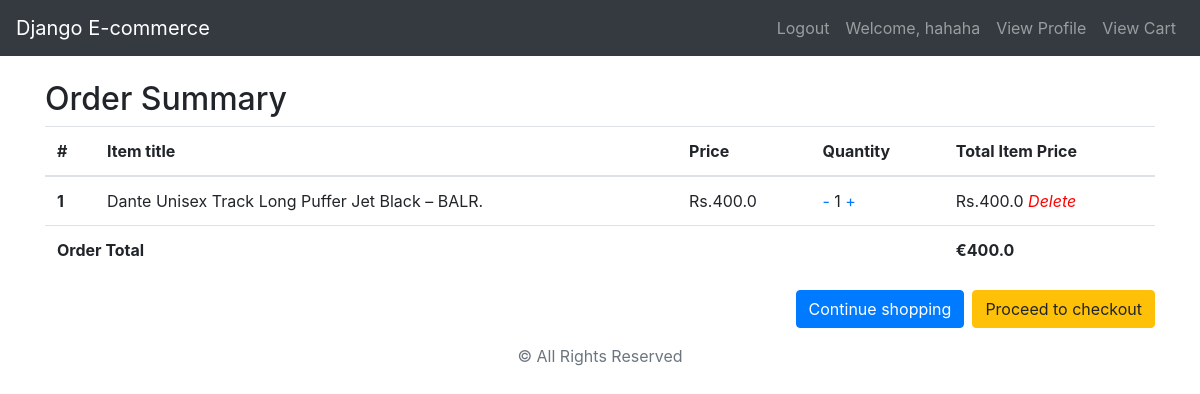
/order-summary/ (signed in), run on the app's committed database.
### store/models.py (models this page shows, shortened)
class OrderProduct(models.Model):
    user = models.ForeignKey(settings.AUTH_USER_MODEL,
                             on_delete=models.CASCADE)
    ordered = models.BooleanField(default=False)
    product = models.ForeignKey(Product, on_delete=models.CASCADE)
    quantity = models.IntegerField(default=1)
    def get_total_item_price(self):
        return self.quantity * self.product.price

class Product(models.Model):
    retailer_sku = models.CharField(max_length=200)
    category = models.CharField(max_length=200)
    description = models.CharField(max_length=200)
    care = models.CharField(max_length=200)
    name = models.CharField(max_length=200)
    brand = models.CharField(max_length=200)
    market = models.CharField(max_length=200)
    retailer = models.CharField(max_length=200)
    gender = models.CharField(max_length=200)
    image_urls = models.CharField(max_length=200)
    price = models.FloatField()
    discount_price = models.FloatField()
    slug = models.SlugField()

class Order(models.Model):
    user = models.ForeignKey(settings.AUTH_USER_MODEL, on_delete=models.CASCADE)
    ordered = models.BooleanField(default=False)
    products = models.ManyToManyField(OrderProduct)
    billing_address = models.ForeignKey('BillingAddress', on_delete=models.SET_NULL, blank=True, null=True)
    payment = models.ForeignKey('Payment', on_delete=models.SET_NULL, blank=True, null=True)
    def get_total(self):
        total = 0
        for order_item in self.products.all():
            total += order_item.get_total_item_price()
        return total

### store/views.py (the view)
# urls.py: path('order-summary/', views.OrderSummaryView.as_view(), name='order-summary'),
class OrderSummaryView(LoginRequiredMixin, View):
    def get(self, *args, **kwargs):
        try:
            order = Order.objects.get(user=self.request.user, ordered=False)
            context = {
                'object': order
            }
            return render(self.request, 'store/order_summary.html', context)
        except ObjectDoesNotExist:
            messages.warning(self.request, "You do not have an active order")
            return redirect("/")

### store/templates/store/order_summary.html
{% extends "store/base.html" %}
{% block content %}
    <main>
    <div class="container mt-4">
    <div class="table-responsive text-nowrap">
    <h2>Order Summary</h2>
    <table class="table">
        <thead>
        <tr>
            <th scope="col">#</th>
            <th scope="col">Item title</th>
            <th scope="col">Price</th>
            <th scope="col">Quantity</th>
            <th scope="col">Total Item Price</th>
        </tr>
        </thead>
        <tbody>
        {% for order_item in object.products.all %}
        <tr>
            <th scope="row">{{ forloop.counter }}</th>
            <td>{{ order_item.product.name }}</td>
            <td>Rs.{{ order_item.product.price }}</td>
            <td>
                <a href="{% url 'remove-single-item-from-cart' order_item.product.slug %}">-</a>
                {{ order_item.quantity }}
                <a href="{% url 'add-to-cart' order_item.product.slug %}">+</a>
            </td>
            <td>
                Rs.{{ order_item.get_total_item_price }}
            <a style='color: red;' href="{% url 'remove-from-cart' order_item.product.slug %}">
                <i class="bi bi-trash">Delete</i>
            </a>
            </td>
        </tr>
        {% endfor %}
        {% if object.get_total %}
        <tr>
            <td colspan="4"><b>Order Total</b></td>
            <td><b>€{{ object.get_total }}</b></td>
        </tr>
        {% endif %}
        </tbody>
    </table>
        <a class='btn btn-warning float-right ml-2' href='/checkout/'>Proceed to checkout</a>
        <a class='btn btn-primary float-right' href='/'>Continue shopping</a>
    </div>
    </div>
  </main>
{% endblock %}

### store/templates/store/base.html (shortened to what this page needs)
<!DOCTYPE html>
<html lang="en">
<head>
    <link rel="stylesheet" href="https://cdn.jsdelivr.net/npm/bootstrap@4.6.2/dist/css/bootstrap.min.css">
</head>
<body>
<nav class="navbar navbar-expand-sm navbar-dark bg-dark">
    <a class="navbar-brand" href="{% url 'home' %}">Django E-commerce</a>
    <div class="collapse navbar-collapse justify-content-end" id="navbarText">
        <ul class="navbar-nav">
            {% if user.is_authenticated %}
                <li class="nav-item">
                    <a href="/logout" class="nav-link">Logout</a>
                </li>
                <li class="nav-item">
                    <a class="nav-link" href="#">Welcome, {{user.username}}</a>
                </li>
                <li class="nav-item">
                    <a href="/user-profile" class="nav-link">View Profile</a>
                </li>
                <li class="nav-item">
                    <a href="/order-summary" class="nav-link waves-effect">
                        <span class="clearfix d-none d-sm-inline-block"> View Cart </span>
                    </a>
                </li>
            {% endif %}
        </ul>
    </div>
</nav>
{% block content %}
{% endblock %}
</body>
<footer class="footer mt-auto py-3">
    <div class="container">
        <p class="text-center text-muted">© All Rights Reserved</p>
    </div>
</footer>
</html>

### data on the page
OrderProduct: product.name "Dante Unisex Track Long Puffer Jet Black – BALR.", product.price "400.0", quantity "1", get_total_item_price "400.0"
Order: get_total "400.0"

### other printed values
{{ user.username }} "hahaha"
